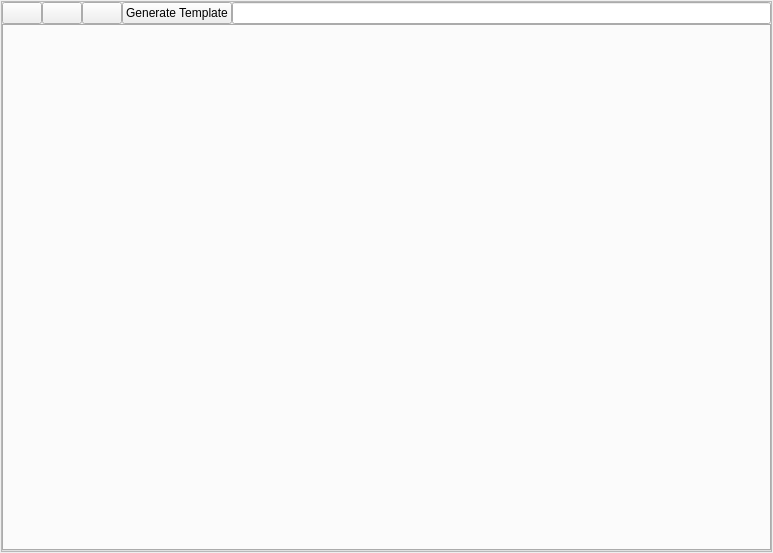
<?xml version="1.0" encoding="UTF-8"?>
<ui version="4.0">
 <class>MainWindow</class>
 <widget class="QMainWindow" name="MainWindow">
  <property name="geometry">
   <rect>
    <x>0</x>
    <y>0</y>
    <width>773</width>
    <height>553</height>
   </rect>
  </property>
  <property name="windowTitle">
   <string>SimpleWebBrowser</string>
  </property>
  <widget class="QWidget" name="centralwidget">
   <property name="font">
    <font>
     <family>Ubuntu</family>
     <weight>50</weight>
     <italic>false</italic>
     <bold>false</bold>
    </font>
   </property>
   <property name="autoFillBackground">
    <bool>true</bool>
   </property>
   <layout class="QHBoxLayout" name="horizontalLayout_3">
    <property name="spacing">
     <number>0</number>
    </property>
    <property name="margin">
     <number>1</number>
    </property>
    <item>
     <widget class="QFrame" name="frame">
      <property name="frameShape">
       <enum>QFrame::StyledPanel</enum>
      </property>
      <property name="frameShadow">
       <enum>QFrame::Raised</enum>
      </property>
      <layout class="QGridLayout" name="gridLayout">
       <property name="margin">
        <number>0</number>
       </property>
       <property name="spacing">
        <number>0</number>
       </property>
       <item row="1" column="0">
        <layout class="QHBoxLayout" name="horizontalLayout_5">
         <property name="spacing">
          <number>0</number>
         </property>
         <item>
          <widget class="QPushButton" name="bt_back">
           <property name="text">
            <string/>
           </property>
          </widget>
         </item>
         <item>
          <widget class="QPushButton" name="bt_ahead">
           <property name="text">
            <string/>
           </property>
          </widget>
         </item>
         <item>
          <widget class="QPushButton" name="bt_reload">
           <property name="text">
            <string/>
           </property>
          </widget>
         </item>
         <item>
          <widget class="QPushButton" name="bt_generate">
           <property name="text">
            <string>Generate Template</string>
           </property>
          </widget>
         </item>
         <item>
          <widget class="QLineEdit" name="tb_url">
           <property name="sizePolicy">
            <sizepolicy hsizetype="Expanding" vsizetype="Preferred">
             <horstretch>0</horstretch>
             <verstretch>0</verstretch>
            </sizepolicy>
           </property>
           <property name="sizeIncrement">
            <size>
             <width>0</width>
             <height>0</height>
            </size>
           </property>
          </widget>
         </item>
        </layout>
       </item>
       <item row="5" column="0">
        <widget class="QTabWidget" name="tab_pages">
         <property name="currentIndex">
          <number>-1</number>
         </property>
         <property name="tabsClosable">
          <bool>true</bool>
         </property>
         <property name="movable">
          <bool>true</bool>
         </property>
        </widget>
       </item>
      </layout>
     </widget>
    </item>
   </layout>
  </widget>
 </widget>
 <resources/>
 <connections/>
</ui>
